Frame 1 (no input): blank canvas, image omitted
Frame 60 (the mouse pressed at the canvas centre just before this capture): blank canvas, image omitted
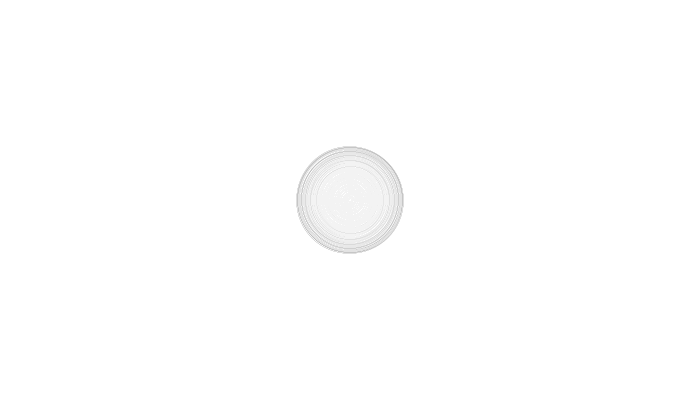
Frame 120 (the mouse held since frame 60 and released just before this capture)

The Processing sketch whose frames 1 and 60 were blank and that drew this single picture after the mouse press (run headless with seeded random() and noise(); from frame 60 on, the mouse is pressed at the canvas centre):

// Processing sketch: processing_154111
// ── processing_154111.pde

Ripple[] r = new Ripple[10];

int t = 0;
int ripplePtr=0;
void setup() {
  size(700, 400);
  background(255);
  smooth();
}

void draw() {
  t++;
noStroke();
  fill(255, 255, 255, 10);
  rect(0, 0, width, height);

  for (int i=0;i<r.length;i++) {
    if (r[i] !=null) {
      r[i].render();
    }
  }

  if (t==1000) {
    t=0;
    newRipple(random(0, width), random(0, height));
  }
}

void mousePressed() {
  t=0;
  newRipple(mouseX, mouseY);
}

void newRipple(float x, float y) {
  if (ripplePtr > r.length-2) {
    ripplePtr=0;
  }
  else {
    ripplePtr++;
  }
  r[ripplePtr]=new Ripple(x, y, 0);
}

class Ripple {
  float x=0;
  float y=0;
  float d=0;
  float a=3;
  float aInc=0;
  color c;

float aAtStart=0;
  public Ripple(
  float x, 
  float y, 
  float d
    ) {
    this.x=x;
    this.y=y;
    this.d=d;
    aInc = 0.01;//random(0, .01);
    a = random(.5,3);
    aAtStart = a;
  }


  public void render() {
    noFill();
    
    if(a>0 && a< aAtStart){
    stroke(50, 50, 50, map(a, 0, aAtStart, 255, 20));
    }
    stroke(c);
    strokeWeight( 0.1 );
    ellipse(x, y, d, d);

    d+=(a-=aInc);
    
    
  }
}
